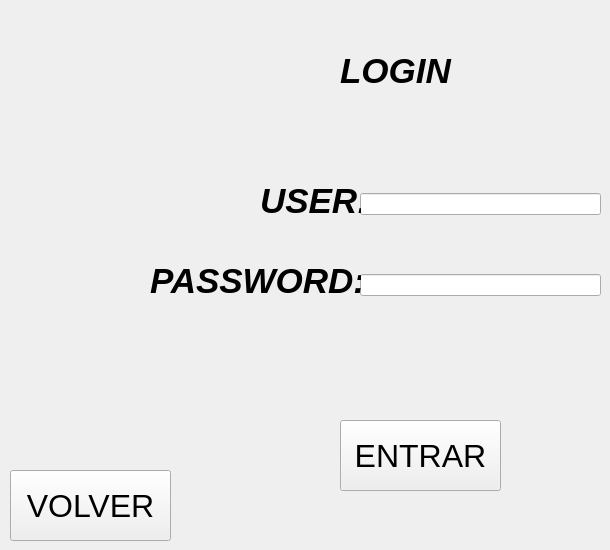
      <widget class="QWidget" name="page_7">
       <widget class="QPushButton" name="pushButton_11">
        <property name="geometry">
         <rect>
          <x>10</x>
          <y>470</y>
          <width>161</width>
          <height>71</height>
         </rect>
        </property>
        <property name="font">
         <font>
          <pointsize>24</pointsize>
         </font>
        </property>
        <property name="text">
         <string>VOLVER</string>
        </property>
       </widget>
       <widget class="QWidget" name="verticalLayoutWidget_3">
        <property name="geometry">
         <rect>
          <x>360</x>
          <y>140</y>
          <width>241</width>
          <height>211</height>
         </rect>
        </property>
        <layout class="QVBoxLayout" name="verticalLayout_4">
         <item>
          <widget class="QLineEdit" name="uslog_2"/>
         </item>
         <item>
          <widget class="QLineEdit" name="passlog_2"/>
         </item>
        </layout>
       </widget>
       <widget class="QLabel" name="label_13">
        <property name="geometry">
         <rect>
          <x>340</x>
          <y>30</y>
          <width>121</width>
          <height>81</height>
         </rect>
        </property>
        <property name="font">
         <font>
          <pointsize>26</pointsize>
          <italic>true</italic>
          <bold>true</bold>
         </font>
        </property>
        <property name="text">
         <string>LOGIN</string>
        </property>
       </widget>
       <widget class="QLabel" name="label_14">
        <property name="geometry">
         <rect>
          <x>260</x>
          <y>160</y>
          <width>101</width>
          <height>81</height>
         </rect>
        </property>
        <property name="font">
         <font>
          <pointsize>26</pointsize>
          <italic>true</italic>
          <bold>true</bold>
         </font>
        </property>
        <property name="text">
         <string>USER:</string>
        </property>
       </widget>
       <widget class="QLabel" name="label_15">
        <property name="geometry">
         <rect>
          <x>150</x>
          <y>240</y>
          <width>211</width>
          <height>81</height>
         </rect>
        </property>
        <property name="font">
         <font>
          <pointsize>26</pointsize>
          <italic>true</italic>
          <bold>true</bold>
         </font>
        </property>
        <property name="text">
         <string>PASSWORD:</string>
        </property>
       </widget>
       <widget class="QPushButton" name="pushButton_12">
        <property name="geometry">
         <rect>
          <x>340</x>
          <y>420</y>
          <width>161</width>
          <height>71</height>
         </rect>
        </property>
        <property name="font">
         <font>
          <pointsize>24</pointsize>
         </font>
        </property>
        <property name="text">
         <string>ENTRAR</string>
        </property>
       </widget>
      </widget>
